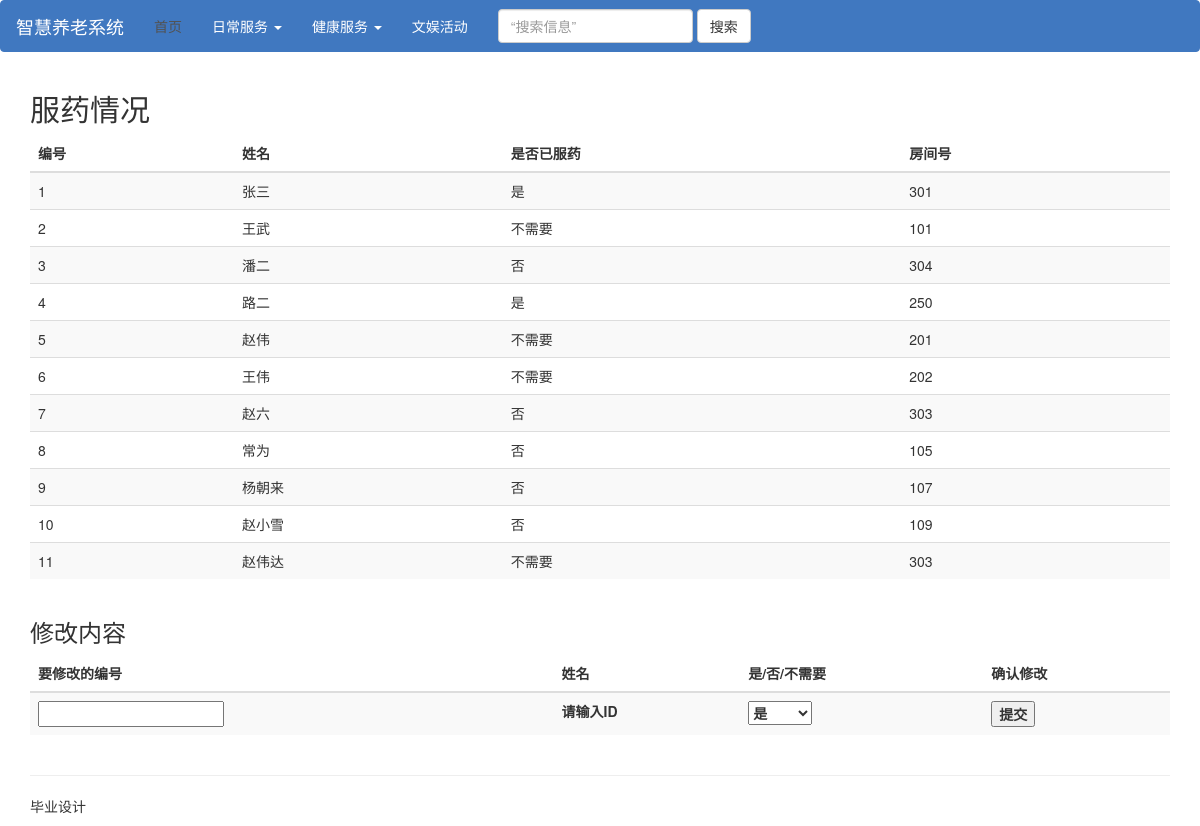
Before: /chiyao with the older database file.
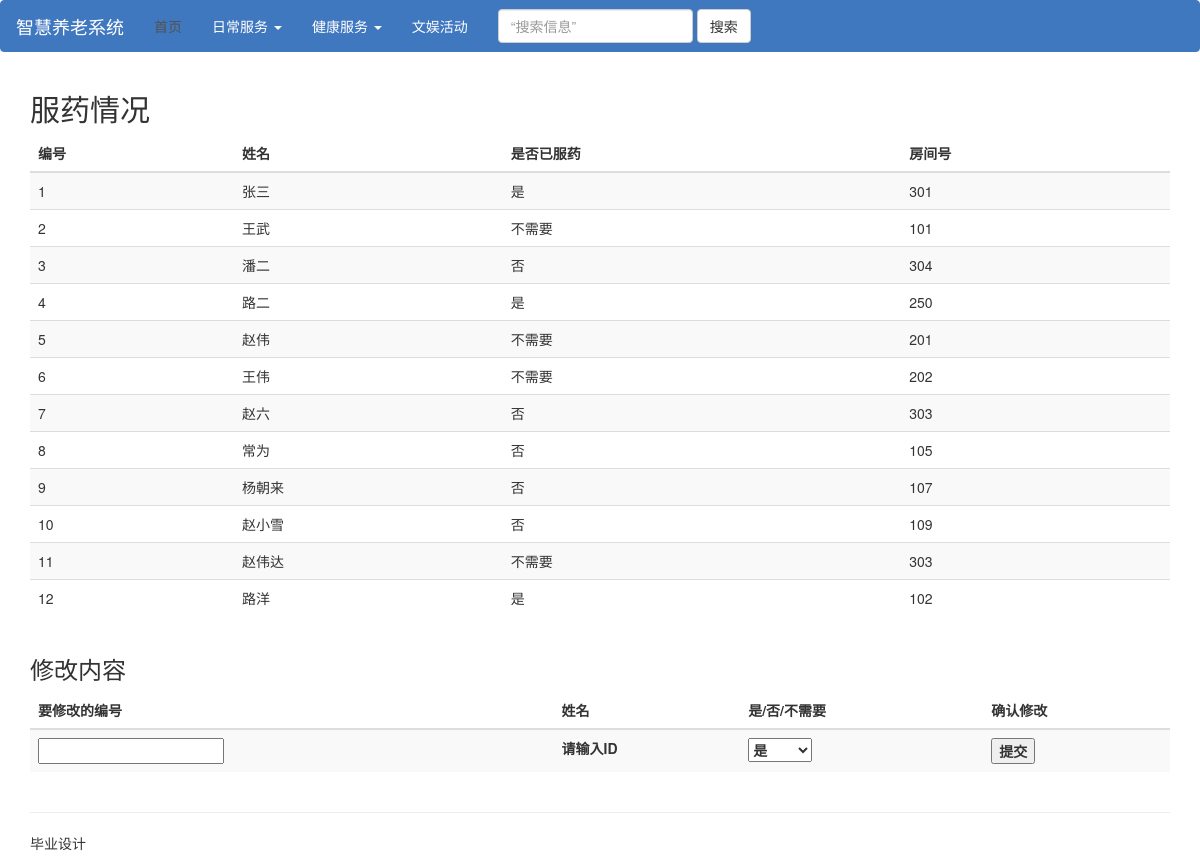
After: the same page with the newer database file.
### tables this page shows
CREATE TABLE "information" (
	 "id" integer(10,0) NOT NULL,
	 "name" text(100,0),
	 "room" text(100,0),
	 "weisheng" text(2,0),
	 "chiyao" text(2,0),
	 "qiuzhu" text(2,0),
	 "qichuang" text(2,0),
	 "huodong" TEXT(100,0),
	PRIMARY KEY("id")
);

### index.py (the view)
@app.route('/chiyao')
def chiyao():
    cur = get_db().cursor()
    cur.execute('SELECT id,name,chiyao,room FROM information')
    title = u'服药情况'
    table_head = [u'编号', u'姓名', u'是否已服药', u'房间号']
    return render_template('index.html', valid=True, title=title, table_head=table_head, content=cur.fetchall())

### index.py (called while the page is built)
def get_db():
    db = sqlite3.connect(DATABASE)
    return db

### templates/index.html (shortened to what this page needs)
{% extends "layout.html" %}
{% block body %}
<body>
<div class="container">
    <h2 class="sub-header">{% print title %}</h2>
    <div class="table-responsive">
        <table class="table table-striped">
        <thead>
            <tr>
                {% for head in table_head %}
                <th>{% print head %}</th>
                {% endfor %}
            </tr>
        </thead>
        <tbody>
            {% for row in content %}
                 <tr id="{% print row[0] %}">
                {% for index in row %}
                        <td>{% print index %}</td>
                {% endfor %}
                 </tr>
            {% endfor %}
                 </tbody>
                        </table>
    </div>
    {% if title and title != '搜索结果' and title !='现在的进行的文娱活动' and title !='历史疾病'%}
    <h3 class="sub-header">修改内容</h3>
    <div>
        <table class="table table-striped">
        <thead>
            <tr>
                <th>要修改的编号</th>
                <th>姓名</th>
                <th>是/否/不需要</th>
                <th>确认修改</th>
            </tr>
        </thead>
            <tbody>
            <form class="form-modify" role="form" action="/modify_data" method="POST">
            <tr>
                <th><input type="number" name="id" id="item_id" onchange="showName(this.value)"/></th>
                <th id="name_show">请输入ID</th>
                <th><select name="option">
                           <option style="width:200px">是</option>
                          </select></th>
                <th><button type="submit">提交</button></th>
            </tr>
            </form>
            </tbody>
            </table>
    </div>
    {% endif %}
</div>
</body>
{% endblock %}

Changed rows visible on the page:
added information: print "12" "是", name "路洋", room "102"
